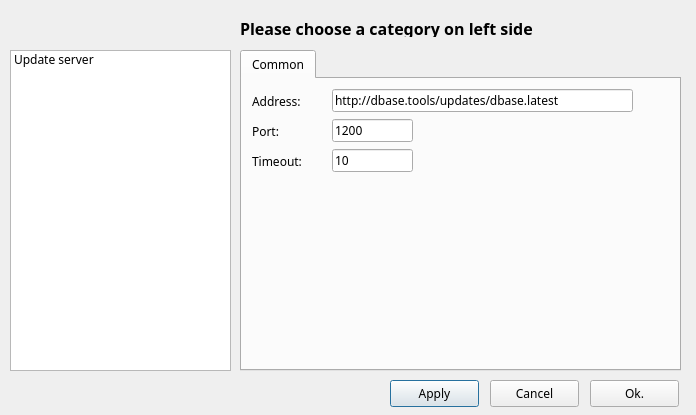
<?xml version="1.0" encoding="UTF-8"?>
<ui version="4.0">
 <class>SettingsDialog</class>
 <widget class="QDialog" name="SettingsDialog">
  <property name="windowModality">
   <enum>Qt::ApplicationModal</enum>
  </property>
  <property name="geometry">
   <rect>
    <x>0</x>
    <y>0</y>
    <width>696</width>
    <height>415</height>
   </rect>
  </property>
  <property name="font">
   <font>
    <family>Sans Serif</family>
   </font>
  </property>
  <property name="windowTitle">
   <string>dBase Settings</string>
  </property>
  <property name="modal">
   <bool>true</bool>
  </property>
  <widget class="QPushButton" name="pushButton">
   <property name="geometry">
    <rect>
     <x>390</x>
     <y>380</y>
     <width>89</width>
     <height>27</height>
    </rect>
   </property>
   <property name="text">
    <string>Apply</string>
   </property>
  </widget>
  <widget class="QPushButton" name="pushButton_2">
   <property name="geometry">
    <rect>
     <x>490</x>
     <y>380</y>
     <width>89</width>
     <height>27</height>
    </rect>
   </property>
   <property name="text">
    <string>Cancel</string>
   </property>
  </widget>
  <widget class="QPushButton" name="pushButton_3">
   <property name="geometry">
    <rect>
     <x>590</x>
     <y>380</y>
     <width>89</width>
     <height>27</height>
    </rect>
   </property>
   <property name="text">
    <string>Ok.</string>
   </property>
  </widget>
  <widget class="QLabel" name="label">
   <property name="geometry">
    <rect>
     <x>240</x>
     <y>20</y>
     <width>421</width>
     <height>17</height>
    </rect>
   </property>
   <property name="font">
    <font>
     <pointsize>12</pointsize>
     <weight>75</weight>
     <bold>true</bold>
    </font>
   </property>
   <property name="text">
    <string>Please choose a category on left side</string>
   </property>
  </widget>
  <widget class="QListWidget" name="listWidget">
   <property name="geometry">
    <rect>
     <x>10</x>
     <y>50</y>
     <width>221</width>
     <height>321</height>
    </rect>
   </property>
   <item>
    <property name="text">
     <string>Update server</string>
    </property>
   </item>
  </widget>
  <widget class="QTabWidget" name="tabWidget">
   <property name="geometry">
    <rect>
     <x>240</x>
     <y>50</y>
     <width>441</width>
     <height>321</height>
    </rect>
   </property>
   <property name="currentIndex">
    <number>0</number>
   </property>
   <widget class="QWidget" name="tab">
    <attribute name="title">
     <string>Common</string>
    </attribute>
    <widget class="QLabel" name="label_2">
     <property name="geometry">
      <rect>
       <x>10</x>
       <y>14</y>
       <width>64</width>
       <height>17</height>
      </rect>
     </property>
     <property name="text">
      <string>Address:</string>
     </property>
    </widget>
    <widget class="QLineEdit" name="lineEdit">
     <property name="geometry">
      <rect>
       <x>90</x>
       <y>10</y>
       <width>301</width>
       <height>23</height>
      </rect>
     </property>
     <property name="text">
      <string>http://dbase.tools/updates/dbase.latest</string>
     </property>
    </widget>
    <widget class="QLabel" name="label_3">
     <property name="geometry">
      <rect>
       <x>10</x>
       <y>44</y>
       <width>64</width>
       <height>17</height>
      </rect>
     </property>
     <property name="text">
      <string>Port:</string>
     </property>
    </widget>
    <widget class="QLineEdit" name="lineEdit_2">
     <property name="geometry">
      <rect>
       <x>90</x>
       <y>40</y>
       <width>81</width>
       <height>23</height>
      </rect>
     </property>
     <property name="text">
      <string>1200</string>
     </property>
    </widget>
    <widget class="QLineEdit" name="lineEdit_3">
     <property name="geometry">
      <rect>
       <x>90</x>
       <y>70</y>
       <width>81</width>
       <height>23</height>
      </rect>
     </property>
     <property name="text">
      <string>10</string>
     </property>
    </widget>
    <widget class="QLabel" name="label_4">
     <property name="geometry">
      <rect>
       <x>10</x>
       <y>74</y>
       <width>71</width>
       <height>17</height>
      </rect>
     </property>
     <property name="text">
      <string>Timeout:</string>
     </property>
    </widget>
   </widget>
  </widget>
 </widget>
 <resources/>
 <connections>
  <connection>
   <sender>listWidget</sender>
   <signal>clicked(QModelIndex)</signal>
   <receiver>label</receiver>
   <slot>setFocus()</slot>
   <hints>
    <hint type="sourcelabel">
     <x>120</x>
     <y>210</y>
    </hint>
    <hint type="destinationlabel">
     <x>375</x>
     <y>28</y>
    </hint>
   </hints>
  </connection>
  <connection>
   <sender>pushButton_3</sender>
   <signal>clicked(bool)</signal>
   <receiver>SettingsDialog</receiver>
   <slot>close()</slot>
   <hints>
    <hint type="sourcelabel">
     <x>634</x>
     <y>393</y>
    </hint>
    <hint type="destinationlabel">
     <x>347</x>
     <y>207</y>
    </hint>
   </hints>
  </connection>
 </connections>
</ui>
